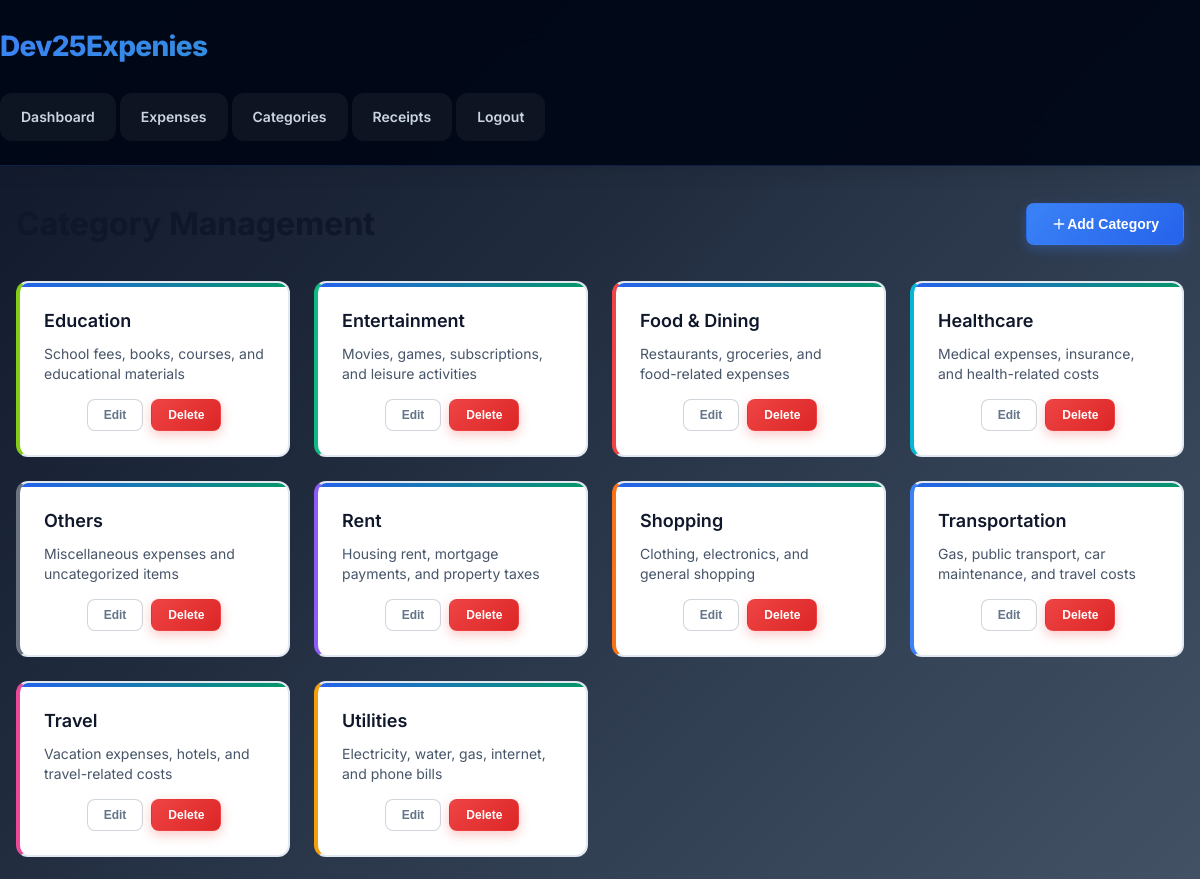
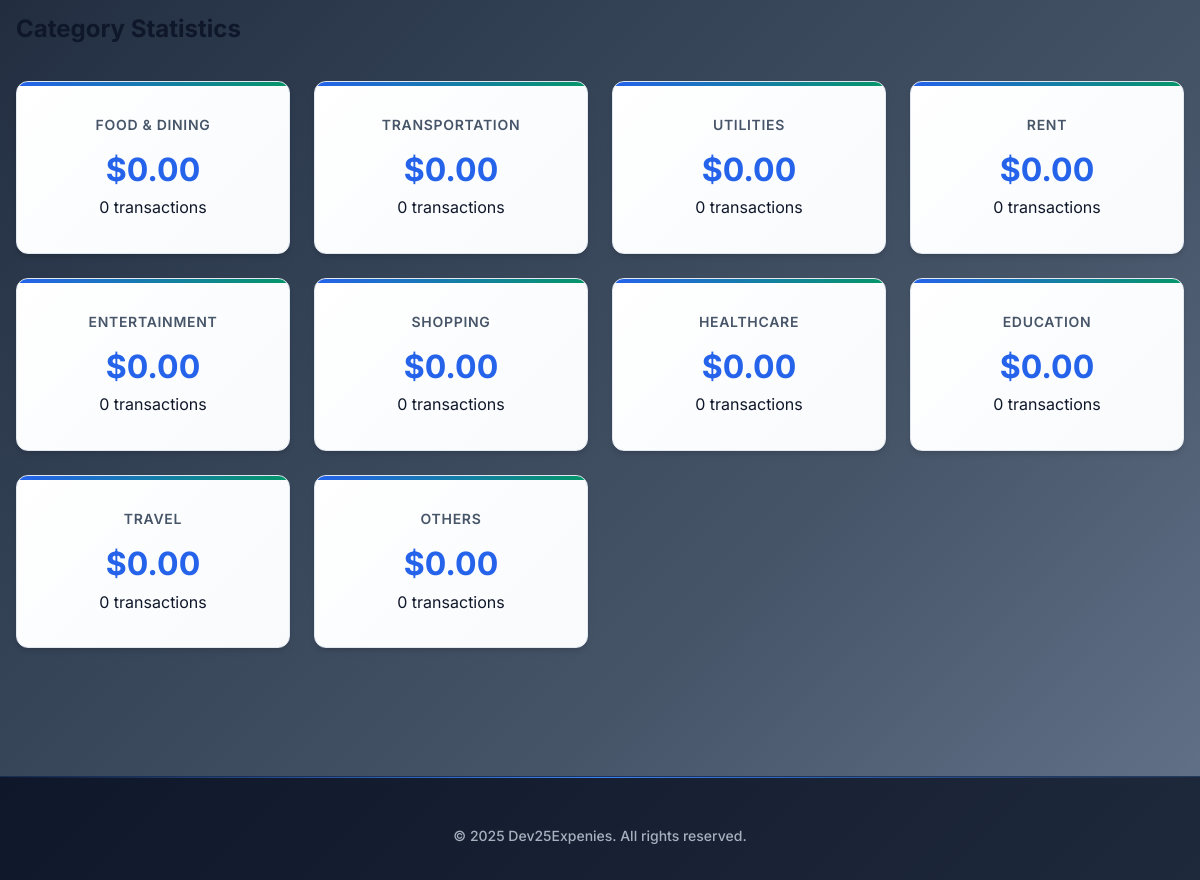
Page /public/categories (signed in) on the committed database (2 pictures, top to bottom).
### tables this page shows
CREATE TABLE IF NOT EXISTS categories (
    id INT PRIMARY KEY AUTO_INCREMENT,
    name VARCHAR(50) NOT NULL UNIQUE,
    description TEXT NULL,
    color VARCHAR(7) DEFAULT '#6366f1',
    created_at TIMESTAMP DEFAULT CURRENT_TIMESTAMP,
    updated_at TIMESTAMP DEFAULT CURRENT_TIMESTAMP ON UPDATE CURRENT_TIMESTAMP
);

### src/app/Classes/View.php (called while the page is built, shortened)
<?php
class View
{
    public static function render(string $view, array $data = []): void
    {
        $baseUrl = '/Dev25Expenies';
        $publicUrl = $baseUrl . '/public';
        $assetsUrl = $baseUrl . '/public/assets';
        $data['baseUrl'] = $publicUrl;
        $data['assetsUrl'] = $assetsUrl;
        extract($data);
        require BASE_PATH . "/src/app/Views/{$view}.php";
        $content = ob_get_clean();
        require BASE_PATH . "/src/app/Views/layouts/main.php";
    }
}

### src/app/Controllers/CategoryController.php (called while the page is built, shortened)
<?php
class CategoryController {
    private Category $category;
    public function __construct() {
        $this->category = new Category();
    }
    public function index(): void {
        $data = [
            'categories' => $this->category->getAll(),
            'categoryStats' => $this->category->getStats()
        ];
        View::render('categories/index', $data);
    }
}

### src/app/Router.php (called while the page is built, shortened)
<?php
require_once "Classes/View.php";
class Router
{
    private array $routes = [];
    public function register(string $requestMethod, string $route, callable|array|string $action): self
    {
        $this->routes[$requestMethod][$route] = $action;
        return $this;
    }
    private function getBasePath(): string
    {
        return '/Dev25Expenies/public';
    }
    public function resolve(string $requestUri, string $requestMethod = 'GET')
    {
        $basePath = $this->getBasePath();
        $route = str_replace($basePath, '', explode('?', $requestUri)[0]);
        $route = '/' . ltrim($route, '/');
        $action = $this->routes[$requestMethod][$route] ?? null;
        if (is_array($action)) {
            [$class, $method] = $action;
            if (class_exists($class)) {
                $class = new $class();
                if (method_exists($class, $method)) {
                    return call_user_func_array([$class, $method], []);
                }
            }
        }
        throw new RouteNotFoundException();
    }
}

### public/index.php (called while the page is built, shortened)
<?php
require_once BASE_PATH . '/src/app/Router.php';
require_once BASE_PATH . '/src/app/Classes/View.php';
require_once BASE_PATH . '/src/app/Classes/Database.php';
require_once BASE_PATH . '/src/app/Classes/Category.php';
require_once BASE_PATH . '/src/app/Controllers/CategoryController.php';
$router = new Router();
$router->get('/login', [AuthController::class, 'showLogin'])
       ->post('/login', [AuthController::class, 'login'])
       ->get('/register', [AuthController::class, 'showRegister'])
       ->post('/register', [AuthController::class, 'register'])
       ->get('/logout', [AuthController::class, 'logout']);
$router->get('/expenses', [ExpenseController::class, 'index'])
       ->post('/expenses', [ExpenseController::class, 'store'])
       ->post('/expenses/{id}/update', [ExpenseController::class, 'update'])
       ->post('/expenses/{id}/delete', [ExpenseController::class, 'delete']);
$router->get('/categories', [CategoryController::class, 'index'])
       ->post('/categories', [CategoryController::class, 'create'])
       ->get('/categories/create', [CategoryController::class, 'create'])
       ->get('/categories/{id}/edit', [CategoryController::class, 'edit'])
       ->post('/categories/{id}/edit', [CategoryController::class, 'edit'])
       ->post('/categories/{id}/delete', [CategoryController::class, 'delete']);
$router->get('/receipts', [ReceiptController::class, 'index'])
       ->post('/receipts', [ReceiptController::class, 'create'])
       ->get('/receipts/create', [ReceiptController::class, 'create'])
       ->get('/receipts/{id}/view', [ReceiptController::class, 'view'])
       ->get('/receipts/{id}/edit', [ReceiptController::class, 'edit'])
       ->post('/receipts/{id}/edit', [ReceiptController::class, 'edit'])
       ->post('/receipts/{id}/delete', [ReceiptController::class, 'delete']);
$router->get('/', [HomeController::class, 'dashboard']);
try {
    $router->resolve($_SERVER['REQUEST_URI'], $_SERVER['REQUEST_METHOD']);
} catch (\App\Exceptions\RouteNotFoundException $e) {
    http_response_code(404);
    echo 'Page not found';
}

### src/app/Classes/Category.php (called while the page is built, shortened)
<?php
class Category {
    private PDO $db;
    public function __construct() {
        $this->db = Database::getConnection();
    }
    public function getAll(): array {
        $sql = "SELECT * FROM categories ORDER BY name";
        $stmt = $this->db->query($sql);
        return $stmt->fetchAll();
    }
    public function getStats(): array {
        $sql = "SELECT c.id, c.name, c.color, COUNT(t.id) as transaction_count, COALESCE(SUM(t.amount), 0) as total_amount
                FROM categories c
                LEFT JOIN transactions t ON c.id = t.category_id
                GROUP BY c.id, c.name, c.color
                ORDER BY total_amount DESC";
        $stmt = $this->db->query($sql);
        return $stmt->fetchAll();
    }
}

### config/database.php (called while the page is built)
<?php
return [
    'host' => 'localhost',
    'port' => '3307',
    'database' => 'dev25expenses',
    'username' => 'root',
    'password' => '',
    'charset' => 'utf8mb4'
];

### src/app/Classes/Database.php (called while the page is built, shortened)
<?php
class Database {
    private static ?PDO $connection = null;
    public static function getConnection(): PDO {
        if (self::$connection === null) {
            $config = require __DIR__ . '/../../../config/database.php';
            try {
                self::$connection = new PDO(
                    "mysql:host={$config['host']};port={$config['port']};dbname={$config['database']};charset=utf8mb4",
                    $config['username'],
                    $config['password'],
                    [
                        PDO::ATTR_ERRMODE => PDO::ERRMODE_EXCEPTION,
                        PDO::ATTR_DEFAULT_FETCH_MODE => PDO::FETCH_ASSOC,
                        PDO::ATTR_EMULATE_PREPARES => false
                    ]
                );
            } catch (PDOException $e) {
                throw new PDOException("Connection failed: " . $e->getMessage());
            }
        }
        return self::$connection;
    }
}

### src/app/Views/categories/index.php (the view, shortened to what this page needs)
<div class="categories-page">
    <div class="flex justify-between items-center mb-4">
        <h1>Category Management</h1>
        <button class="btn btn-primary" onclick="openAddCategoryModal()">
            <svg width="16" height="16" viewBox="0 0 24 24" fill="none" stroke="currentColor" stroke-width="2" stroke-linecap="round" stroke-linejoin="round">
                <line x1="12" y1="5" x2="12" y2="19"></line>
                <line x1="5" y1="12" x2="19" y2="12"></line>
            </svg>
            Add Category
        </button>
    </div>
    <div class="category-grid">
        <?php foreach ($categories ?? [] as $category): ?>
            <div class="category-item" style="border-left-color: <?= htmlspecialchars($category['color'] ?? '#6366f1') ?>">
                <div class="category-name"><?= htmlspecialchars($category['name']) ?></div>
                <?php if (!empty($category['description'])): ?>
                    <div class="category-description"><?= htmlspecialchars($category['description']) ?></div>
                <?php endif; ?>
                <div class="category-actions mt-2">
                    <button class="btn btn-sm btn-secondary" onclick="editCategory(<?= $category['id'] ?>)">Edit</button>
                    <button class="btn btn-sm btn-danger" onclick="deleteCategory(<?= $category['id'] ?>)">Delete</button>
                </div>
            </div>
        <?php endforeach; ?>
    </div>
    <?php if (!empty($categoryStats ?? [])): ?>
        <div class="mt-4">
            <h2>Category Statistics</h2>
            <div class="dashboard-stats">
                <?php foreach ($categoryStats as $stat): ?>
                    <div class="stat-card">
                        <h3><?= htmlspecialchars($stat['name']) ?></h3>
                        <p class="amount">$<?= number_format($stat['total_amount'], 2) ?></p>
                        <p class="text-light"><?= $stat['transaction_count'] ?> transactions</p>
                    </div>
                <?php endforeach; ?>
            </div>
        </div>
    <?php endif; ?>
</div>

### src/app/Views/layouts/main.php (shortened to what this page needs)
<!DOCTYPE html>
<html lang="en">
<head>
    <link rel="stylesheet" href="<?= $assetsUrl ?>/css/style.css">
</head>
<body>
    <?php require __DIR__ . '/../partials/nav.php'; ?>
    <main class="container">
        <?= $content ?? '' ?>
    </main>
    <?php require __DIR__ . '/../partials/footer.php'; ?>
</body>
</html>

### src/app/Views/partials/nav.php
<?php
$currentPage = $_SERVER['REQUEST_URI'] ?? '/';
$baseUrl = $baseUrl ?? '/Dev25Expenies/public';
?>
<nav class="main-nav">
    <div class="nav-brand">
        <a href="<?= $baseUrl ?>/">Dev25Expenies</a>
    </div>
    <div class="nav-links">
        <a href="<?= $baseUrl ?>/" class="<?= $currentPage === '/' ? 'active' : '' ?>">Dashboard</a>
        <a href="<?= $baseUrl ?>/expenses" class="<?= $currentPage === '/expenses' ? 'active' : '' ?>">Expenses</a>
        <?php if (isset($_SESSION['user'])): ?>
            <a href="<?= $baseUrl ?>/categories" class="<?= $currentPage === '/categories' ? 'active' : '' ?>">Categories</a>
            <a href="<?= $baseUrl ?>/receipts" class="<?= $currentPage === '/receipts' ? 'active' : '' ?>">Receipts</a>
            <a href="<?= $baseUrl ?>/logout">Logout</a>
        <?php else: ?>
            <a href="<?= $baseUrl ?>/login" class="<?= $currentPage === '/login' ? 'active' : '' ?>">Login</a>
            <a href="<?= $baseUrl ?>/register" class="<?= $currentPage === '/register' ? 'active' : '' ?>">Register</a>
        <?php endif; ?>
    </div>
</nav>

### src/app/Views/partials/footer.php
<?php
$year = date('Y');
?>
<footer class="main-footer">
    <p>&copy; <?= $year ?> Dev25Expenies. All rights reserved.</p>
</footer>

### rows in the picture
categories: name "Education", description "School fees, books, courses, and educational materials", name "EDUCATION", total_amount "0.00", transaction_count "0"
categories: name "Entertainment", description "Movies, games, subscriptions, and leisure activities", name "ENTERTAINMENT", total_amount "0.00", transaction_count "0"
categories: name "Food & Dining", description "Restaurants, groceries, and food-related expenses", name "FOOD & DINING", total_amount "0.00", transaction_count "0"
categories: name "Healthcare", description "Medical expenses, insurance, and health-related costs", name "HEALTHCARE", total_amount "0.00", transaction_count "0"
categories: name "Others", description "Miscellaneous expenses and uncategorized items", name "OTHERS", total_amount "0.00", transaction_count "0"
categories: name "Rent", description "Housing rent, mortgage payments, and property taxes", name "RENT", total_amount "0.00", transaction_count "0"
categories: name "Shopping", description "Clothing, electronics, and general shopping", name "SHOPPING", total_amount "0.00", transaction_count "0"
categories: name "Transportation", description "Gas, public transport, car maintenance, and travel costs", name "TRANSPORTATION", total_amount "0.00", transaction_count "0"
categories: name "Travel", description "Vacation expenses, hotels, and travel-related costs", name "TRAVEL", total_amount "0.00", transaction_count "0"
categories: name "Utilities", description "Electricity, water, gas, internet, and phone bills", name "UTILITIES", total_amount "0.00", transaction_count "0"
